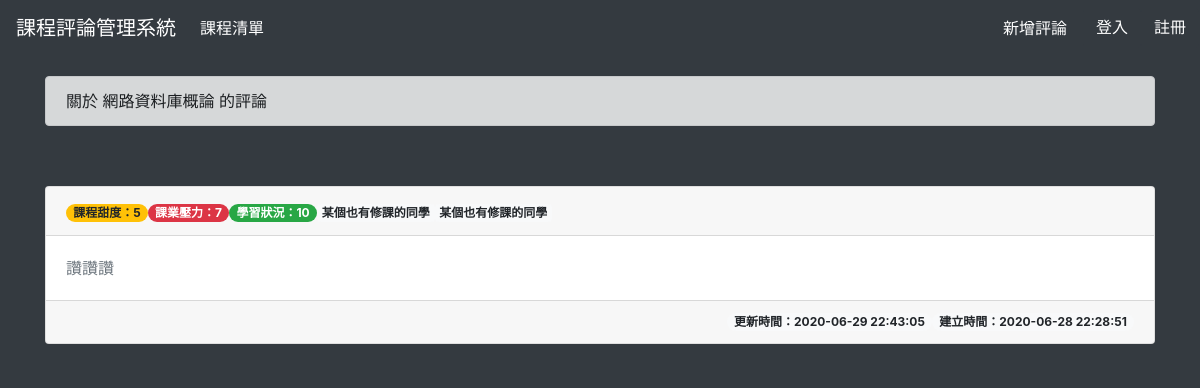
Screenshot of /comment_read.php?classId=1 with the database file from the repository.
### tables this page shows
CREATE TABLE `class` (
  `id` int(10) UNSIGNED NOT NULL,
  `department` varchar(20) NOT NULL,
  `semester` enum('1071','1072','1081','1082','1091') NOT NULL,
  `classId` varchar(6) NOT NULL,
  `credit` int(2) UNSIGNED NOT NULL,
  `title` varchar(20) NOT NULL,
  `teacher` varchar(10) NOT NULL,
  `link` varchar(200) NOT NULL
);

CREATE TABLE `comment` (
  `id` int(10) UNSIGNED NOT NULL,
  `class` int(10) UNSIGNED NOT NULL,
  `student` int(10) UNSIGNED NOT NULL,
  `createTime` datetime NOT NULL DEFAULT current_timestamp(),
  `updateTime` datetime NOT NULL DEFAULT current_timestamp() ON UPDATE current_timestamp(),
  `content` text NOT NULL,
  `sweetScore` enum('0','1','2','3','4','5','6','7','8','9','10') NOT NULL,
  `hwScore` enum('0','1','2','3','4','5','6','7','8','9','10') NOT NULL,
  `learnScore` enum('0','1','2','3','4','5','6','7','8','9','10') NOT NULL
);

### comment_read.php (the view, shortened to what this page needs)
<?php
require_once("connectMysql.php");
if (isset($_GET["classId"])) {
    $classId = $_GET["classId"];
    $sql_select = "SELECT id, student, createTime, updateTime, content ,sweetScore, hwScore, learnScore FROM comment WHERE class={$classId} ORDER BY createTime ASC";
    $comments = $db_link->query($sql_select);
    $total_comments = $comments->num_rows;
    $sql_class_select = "SELECT title FROM class WHERE id=?";
    $class_stmt = $db_link->prepare($sql_class_select);
    $class_stmt->bind_param("i", $classId);
    if ($class_stmt->execute()) {
        $class_stmt->bind_result($classTitle);
    }
?>
    <!DOCTYPE html>
    <html lang="en">
    <head>
        <link rel="stylesheet" href="https://stackpath.bootstrapcdn.com/bootstrap/4.5.0/css/bootstrap.min.css">
        <link rel="stylesheet" href="css/comment.css">
        <link rel="stylesheet" href="css/nav.css">
    </head>
    <body>
        <header class="navbar navbar-expand navbar-dark flex-column flex-md-row bd-navbar">
            <nav class="navbar navbar-expand-lg navbar-dark bg-dark fixed-top">
                <a class="navbar-brand" href="index.php">課程評論管理系統</a>
                <div class="collapse navbar-collapse" id="navbarSupportedContent">
                    <ul class="navbar-nav mr-auto">
                        <li class="nav-item active">
                            <a class="nav-link" href="index.php">課程清單 <span class="sr-only">(current)</span></a>
                        </li>
                    </ul>
                    <div class="row nav-item justify-content-end">
                        <a class="nav-link nav-btn" href="comment_create.php?classId=<? echo $classId; ?>">新增評論</a>
                        <?php if ($_SESSION['id'] != NULL) { ?>
                            <a class="nav-link nav-btn" href="logout.php">登出</a>
                        <?php } else { ?>
                            <a class="btn btn-dark float-right" href="login.php">登入</a>
                            <a class="btn btn-dark float-right" href="signup.php">註冊</a>
                        <?php } ?>
                    </div>
                </div>
            </nav>
        </header>
        <div class="container info">
            <div class="alert alert-dark" role='alert'>關於
                <? echo $classTitle; ?> 的評論
            </div>
        </div>
        <div class="container comment-list text-white bg-dark">
            <?php if ($total_comments == 0) {
                echo "<div class='container info'>";
                echo "<div class='alert alert-warning' role='alert'>";
                echo "尚無評論，快來當第一個評論的同學吧！";
                echo "</div></div>";
            } else {
                while ($row = $comments->fetch_assoc()) {
            ?>
                    <div class="row">
                        <div class="col-sm">
                            <div class="card boder-light mb-3">
                                <div class="card-header d-flex">
                                    <div class="mr-auto">
                                        <?
                                        if (isset($row["sweetScore"])) {
                                            $sweetScore = $row["sweetScore"];
                                            if ($sweetScore <= 10 && $sweetScore > 6) {
                                                echo "<span class='badge badge-pill badge-success sweetScore'>課程甜度：$sweetScore</span>";
                                            } else if ($sweetScore <= 6 && $sweetScore > 3) {
                                                echo "<span class='badge badge-pill badge-warning sweetScore'>課程甜度：$sweetScore</span>";
                                            } else {
                                                echo "<span class='badge badge-pill badge-danger sweetScore'>課程甜度：$sweetScore</span>";
                                            }
                                        }
                                        if (isset($row["hwScore"])) {
                                            $hwScore = $row["hwScore"];
                                            if ($hwScore <= 10 && $hwScore > 6) {
                                                echo "<span class='badge badge-pill badge-danger hwScore'>課業壓力：$hwScore</span>";
                                            } else if ($hwScore <= 6 && $hwScore > 3) {
                                                echo "<span class='badge badge-pill badge-warning hwScore'>課業壓力：$hwScore</span>";
                                            } else {
                                                echo "<span class='badge badge-pill badge-success hwScore'>課業壓力：$hwScore</span>";
                                            }
                                        }
                                        if (isset($row["learnScore"])) {
                                            $learnScore = $row["learnScore"];
                                            if ($learnScore <= 10 && $learnScore > 6) {
                                                echo "<span class='badge badge-pill badge-success learnScore'>學習狀況：$learnScore</span>";
                                            } else if ($learnScore <= 6 && $learnScore > 3) {
                                                echo "<span class='badge badge-pill badge-warning learnScore'>學習狀況：$learnScore</span>";
                                            } else {
                                                echo "<span class='badge badge-pill badge-danger learnScore'>學習狀況：$learnScore</span>";
                                            }
                                        }
                                        $sql_user = "SELECT userName FROM account WHERE id=?";
                                        $user = $db_link->prepare($sql_user);
                                        $user->bind_param("i", $row["student"]);
                                        if ($user->execute()) {
                                            $user->bind_result($userName);
                                        }
                                        if (isset($userName)) {
                                            if ($userName == $_SESSION["userName"] || $_SESSION["userRole"] == "admin") {
                                                echo "<span class='badge badge-light'>" . $userName . "</span>";
                                            }else{
                                                echo "<span class='badge badge-light'>某個也有修課的同學</span>";
                                            }
                                        }
                                        if ($_SESSION['id'] == NULL) {
                                            echo "<span class='badge badge-light'>某個也有修課的同學</span>";
                                        }
                                        ?>
                                    </div>
                                </div>
                                <div class="card-body text-secondary">
                                    <p class="card-text">
                                        <? echo nl2br($row["content"]) ?>
                                    </p>
                                </div>
                                <div class="card-footer text-muted">
                                    <div class="d-flex flex-row-reverse">
                                        <span class="justify-content-end badge badge-pill badge-light">
                                            建立時間：<? echo $row["createTime"] ?></span>
                                        <span class="justify-content-end badge badge-pill badge-light">
                                            更新時間：<? echo $row["updateTime"] ?></span>
                                    </div>
                                </div>
                            </div>
                        </div>
                    </div>
            <?
                }
            }
            ?>
        </div>
    </body>
    </html>
<?
}
?>

### css/nav.css (style rules this page uses)
body { background-color: #343a40 !important; }
.nav-btn { color: white; text-decoration: none; }
.container { margin: 60px auto; }

### rows the page displays
class: title "網路資料庫概論"
comment: sweetScore "5", hwScore "7", learnScore "10", content "讚讚讚", createTime "2020-06-28 22:28:51", updateTime "2020-06-29 22:43:05"
